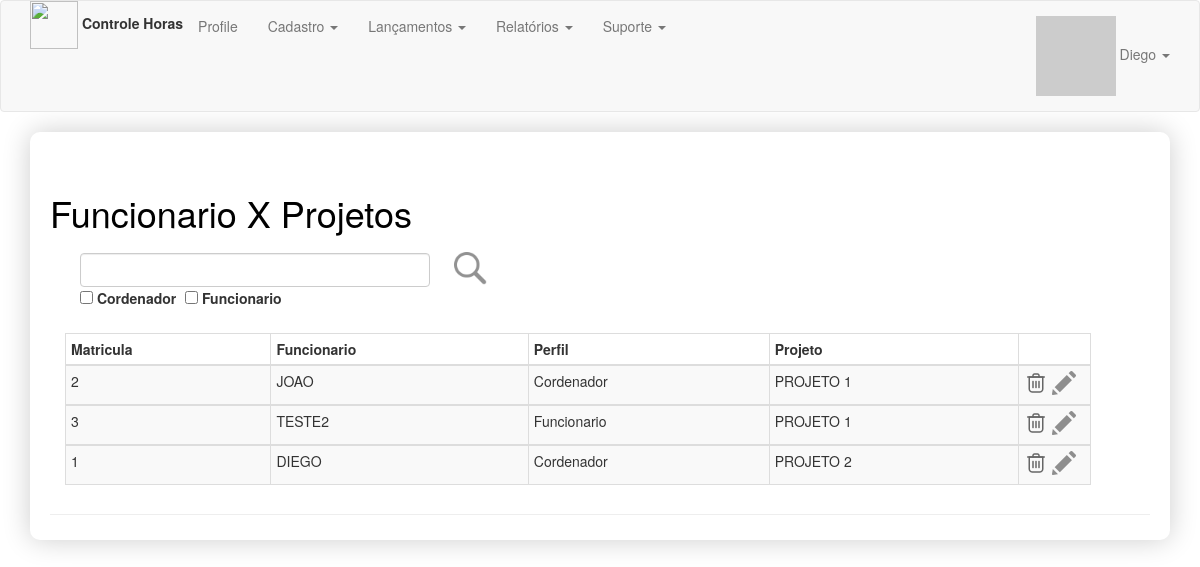
The app's page /admin/vinculo/lista (signed in) with its own data.
### app/models.py (models this page shows, shortened)
class User(UserMixin, db.Model):
    __tablename__ = 'users'
    id = db.Column(db.Integer, primary_key=True, autoincrement=True)
    email = db.Column(db.String(64), nullable=False, unique=True, index=True)
    username = db.Column(db.String(64), nullable=False, unique=True, index=True)
    is_admin = db.Column(db.Boolean)
    password_hash = db.Column(db.String(256))
    name = db.Column(db.String(64))
    location = db.Column(db.String(64))
    bio = db.Column(db.Text)
    member_since = db.Column(db.DateTime(), default=datetime.utcnow)
    avatar_hash = db.Column(db.String(256))
    talks = db.relationship('Talk', lazy='dynamic', backref='author')
    @property
    def password(self):
        raise AttributeError('password is not a readable attribute')
    def gravatar(self, size=100, default='identicon', rating='g'):
        if request.is_secure:
            url = 'https://secure.gravatar.com/avatar'
        else:
            url = 'http://www.gravatar.com/avatar'
        hash = self.avatar_hash or hashlib.md5(self.email.encode('utf-8')).hexdigest()
        return "{url}/{hash}?s={size}&d={default}&r={rating}".format(url=url, hash=hash, size=size, default=default, rating=rating)

class FuncionarioProjeto(db.Model):
    __tablename__= 'funcionario_projeto'
    id = db.Column(db.Integer, primary_key=True, autoincrement=True)
    funcionario_id = db.Column(db.Integer, db.ForeignKey('funcionario.id'))
    projeto_id = db.Column(db.Integer, db.ForeignKey('projeto.id'))
    cordenador = db.Column(db.Boolean())
    funcionarios = db.relationship('Funcionario', backref="funcionarios", lazy=True)
    projetos = db.relationship('Projeto', backref="projetos", lazy=True)

class Funcionario(db.Model):
    __tablename__ = 'funcionario'
    id = db.Column(db.Integer, primary_key=True, autoincrement=True)
    matricula = db.Column(db.String(7), unique=True)
    nome = db.Column(db.Text())
    user_id = db.Column(db.Integer, db.ForeignKey('users.id'))
    senha = db.Column(db.String(256))

class Projeto(db.Model):
    __tablename__= 'projeto'
    id = db.Column(db.Integer, primary_key=True, autoincrement=True)
    nome = db.Column(db.Text())
    cliente_id = db.Column(db.Integer, db.ForeignKey('clientes.id'))
    descricao = db.Column(db.Text())
    clientes = db.relationship('Cliente', backref="clientes", lazy=True)

### app/vinculo/routes.py (the view)
@vinculo.route('/lista',methods=['GET', 'POST'])
def vinculoLista():
    if request.form.get('submitFiltro') == 'submitFiltro':
        filtro = request.form.get('txtFiltro')
        filtroCordenador = request.form.get('chkCordenador')
        filtroFuncionario = request.form.get('chkFuncionario')
        if filtroCordenador == "on":
            buscaCordenador = True
        else:
            buscaCordenador = False
        if filtroFuncionario == "on":
            buscaFuncionario = False
        else:
            buscaFuncionario = True
        if filtro is None or filtro == "":
            if buscaCordenador or not buscaFuncionario :
                vinculoLista = FuncionarioProjeto.query.filter(or_(FuncionarioProjeto.cordenador == buscaCordenador, FuncionarioProjeto.cordenador == buscaFuncionario))
            else:
                vinculoLista = FuncionarioProjeto.query.all()
        else:
            vinculoLista = FuncionarioProjeto.query.join(FuncionarioProjeto.funcionarios)\
                .join(FuncionarioProjeto.projetos)\
                .filter(or_(Funcionario.nome.like('%' + filtro +'%'),Funcionario.matricula.like('%' + filtro +'%')) | \
                           (Projeto.nome.like('%' + filtro +'%')), ((FuncionarioProjeto.cordenador == buscaCordenador) | (FuncionarioProjeto.cordenador == buscaFuncionario)))
    else:
        vinculoLista = FuncionarioProjeto.query.all()
    return render_template('vinculo/vinculoCadastroLista.html', vinculoLista=vinculoLista)

### app/models.py (called while the page is built)
@login_manager.user_loader
def load_user(user_id):
    return User.query.get(int(user_id))

### app/templates/vinculo/vinculoCadastroLista.html
{% extends "base.html" %}
{% block page_content %}
<div class="page-header" style="">
    <div class="container">
        <div class="row">
            <h1>Funcionario X Projetos</h1>
            <div class="col-sm-12">
                <form method="post" action="/admin/vinculo/lista">
                    <div class="col-sm-4" style="padding-top:10px">
                        <input name="txtFiltro" class="form-control" type="text" title="filtro">
                        <div>
                            <div style="float:left; width:30%">
                                <input name="chkCordenador" type="checkbox">
                                <label>Cordenador</label>
                            </div>
                            <div>
                                <input name="chkFuncionario" type="checkbox">
                                <label>Funcionario</label>
                            </div>
                        </div>
                    </div>
                    <input type="image" src="{{ url_for('static', filename='imagens/search.png') }}" width="48"
                           height="48" value="submitFiltro" name="submitFiltro">
                </form>
            </div>
        </div>
        <br/>
        <form method="post" action="/admin/vinculo/lista/remover">
            <div class="table-responsive">
                <table class="table table-striped table-bordered table-hover table-condensed" style="width:90%">
                    <thead class="thead-dark">
                    <tr>
                        <th>Matricula</th>
                        <th>Funcionario</th>
                        <th>Perfil</th>
                        <th>Projeto</th>
                        <th></th>
                    </tr>
                    </thead>
                    {% for vinculo in vinculoLista %}
                    <tbody>
                    <tr>
                        <td>{{vinculo.funcionarios.matricula}}</td>
                        <td>{{vinculo.funcionarios.nome}}</td>
                        {% if vinculo.cordenador %}
                        <td>Cordenador</td>
                        {% else %}
                        <td>Funcionario</td>
                        {% endif %}
                        <td>{{vinculo.projetos.nome}}</td>
                        <td width="7%">
                            <input type="image" src="{{ url_for('static', filename='imagens/remover.png') }}" width="24"
                           height="24" value="{{vinculo.id}}" name="remover">
                            <input type="image" src="{{ url_for('static', filename='imagens/edit.png') }}" width="24"
                           height="24" value="{{vinculo.id}}" name="edit"></td>
                    </tr>
                    </tbody>
                    {% endfor %}
                </table>
            </div>
        </form>
    </div>
</div>
{% endblock %}

### app/templates/base.html (shortened to what this page needs)
{% extends "bootstrap/base.html" %}
{% block head %}
{{ super() }}
{% endblock %}
{% block styles %}
{{ super() }}
    <link rel="stylesheet" type="text/css" href="{{ url_for('static', filename='css/estilo.css') }}">
{% endblock %}
{% block navbar %}
<div class="navbar navbar-default" role="navigation">
    <div class="container">
        <div class="nav navbar-nav navbar-left">
           <img src="{{ url_for('static', filename='imagens/time.png') }}" width="48" height="48">
            <label>Controle Horas</label>
        </div>
        <ul class="nav navbar-nav">
            {% if current_user.is_authenticated %}
            <li><a href="{{ url_for('talks.user', username=current_user.username) }}">Profile</a></li>
            {% endif %}
        </ul>
        <ul class="nav navbar-nav">
            {% if ((current_user.is_authenticated) and (current_user.is_admin)) %}
            <li class="dropdown">
                <a class="dropdown-toggle" data-toggle="dropdown" href="#">Cadastro
                    <span class="caret"></span></a>
            </li>
            {% endif %}
            {% if (current_user.is_authenticated)%}
            <li class="dropdown">
            <a class="dropdown-toggle" data-toggle="dropdown" href="#">Lançamentos
                <span class="caret"></span></a>
            </li>
            <li class="dropdown">
                <a class="dropdown-toggle" data-toggle="dropdown" href="#">Relatórios
                    <span class="caret"></span></a>
            </li>
            <li class="dropdown">
                <a class="dropdown-toggle" data-toggle="dropdown" href="#">Suporte
                    <span class="caret"></span></a>
            </li>
            {% endif %}
        </ul>
        <ul class="nav navbar-nav navbar-right">
            {% if not current_user.is_authenticated %}
            <li><a href="{{ url_for('auth.login') }}">Login</a></li>
            {% else %}
            <li class="dropdown">
                <a href="#" class="dropdown-toggle" data-toggle="dropdown">
                    <img src="{{ current_user.gravatar(size=18) }}">
                    {{ current_user.username }}
                    <b class="caret"></b>
                </a>
            </li>
            {% endif %}
        </ul>
    </div>
</div>
{% endblock %}
{% block content %}
<div class="container">
    <div class="demo">
        {% block page_content %}{% endblock %}
    </div>
</div>
{% endblock %}

### app/static/css/estilo.css (style rules this page uses)
.demo { padding: 1px 20px 5px 20px; -webkit-box-shadow: 0px 0px 28px 0px rgba(0,0,0,0.2); box-shadow: 0px 0px 28px 0px rgba(0,0,0,0.2); border-radius: 10px; }
h1 { color: black; text-align: left; padding: 0px; }

### records on screen
User: username "Diego"
FuncionarioProjeto: funcionarios.matricula "2", funcionarios.nome "JOAO", cordenador "Cordenador", projetos.nome "PROJETO 1"
FuncionarioProjeto: funcionarios.matricula "3", funcionarios.nome "TESTE2", cordenador "Funcionario", projetos.nome "PROJETO 1"
FuncionarioProjeto: funcionarios.matricula "1", funcionarios.nome "DIEGO", cordenador "Cordenador", projetos.nome "PROJETO 2"
